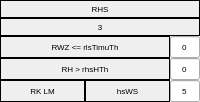
              <widget class="QFrame" name="frame_6">
               <property name="frameShape">
                <enum>QFrame::Shape::Box</enum>
               </property>
               <property name="frameShadow">
                <enum>QFrame::Shadow::Plain</enum>
               </property>
               <property name="lineWidth">
                <number>0</number>
               </property>
               <layout class="QVBoxLayout" name="verticalLayout_10">
                <property name="spacing">
                 <number>0</number>
                </property>
                <property name="leftMargin">
                 <number>0</number>
                </property>
                <property name="topMargin">
                 <number>0</number>
                </property>
                <property name="rightMargin">
                 <number>0</number>
                </property>
                <property name="bottomMargin">
                 <number>0</number>
                </property>
                <item>
                 <widget class="QLabel" name="flag132_label">
                  <property name="enabled">
                   <bool>true</bool>
                  </property>
                  <property name="minimumSize">
                   <size>
                    <width>120</width>
                    <height>18</height>
                   </size>
                  </property>
                  <property name="maximumSize">
                   <size>
                    <width>1550</width>
                    <height>18</height>
                   </size>
                  </property>
                  <property name="font">
                   <font>
                    <pointsize>6</pointsize>
                   </font>
                  </property>
                  <property name="frameShape">
                   <enum>QFrame::Shape::Box</enum>
                  </property>
                  <property name="text">
                   <string>RHS</string>
                  </property>
                  <property name="alignment">
                   <set>Qt::AlignmentFlag::AlignCenter</set>
                  </property>
                 </widget>
                </item>
                <item>
                 <widget class="QLabel" name="stateNumber3_label">
                  <property name="minimumSize">
                   <size>
                    <width>120</width>
                    <height>18</height>
                   </size>
                  </property>
                  <property name="maximumSize">
                   <size>
                    <width>1550</width>
                    <height>18</height>
                   </size>
                  </property>
                  <property name="font">
                   <font>
                    <pointsize>6</pointsize>
                   </font>
                  </property>
                  <property name="frameShape">
                   <enum>QFrame::Shape::Box</enum>
                  </property>
                  <property name="text">
                   <string>3</string>
                  </property>
                  <property name="alignment">
                   <set>Qt::AlignmentFlag::AlignCenter</set>
                  </property>
                 </widget>
                </item>
                <item>
                 <layout class="QVBoxLayout" name="verticalLayout_9">
                  <property name="spacing">
                   <number>0</number>
                  </property>
                  <item>
                   <layout class="QHBoxLayout" name="RHS_Flag1_horizontalLayout">
                    <property name="spacing">
                     <number>0</number>
                    </property>
                    <item>
                     <widget class="QLabel" name="flag45_label">
                      <property name="font">
                       <font>
                        <pointsize>6</pointsize>
                       </font>
                      </property>
                      <property name="frameShape">
                       <enum>QFrame::Shape::Box</enum>
                      </property>
                      <property name="text">
                       <string>RWZ &lt;= rlsTimuTh</string>
                      </property>
                      <property name="alignment">
                       <set>Qt::AlignmentFlag::AlignCenter</set>
                      </property>
                      <property name="wordWrap">
                       <bool>true</bool>
                      </property>
                     </widget>
                    </item>
                    <item>
                     <widget class="QLineEdit" name="flag45_lineEdit">
                      <property name="minimumSize">
                       <size>
                        <width>30</width>
                        <height>0</height>
                       </size>
                      </property>
                      <property name="maximumSize">
                       <size>
                        <width>30</width>
                        <height>500</height>
                       </size>
                      </property>
                      <property name="font">
                       <font>
                        <pointsize>6</pointsize>
                       </font>
                      </property>
                      <property name="text">
                       <string>0</string>
                      </property>
                      <property name="alignment">
                       <set>Qt::AlignmentFlag::AlignCenter</set>
                      </property>
                      <property name="placeholderText">
                       <string>0</string>
                      </property>
                     </widget>
                    </item>
                   </layout>
                  </item>
                  <item>
                   <layout class="QHBoxLayout" name="RHS_Flag2_horizontalLayout">
                    <property name="spacing">
                     <number>0</number>
                    </property>
                    <item>
                     <widget class="QLabel" name="flag46_label">
                      <property name="font">
                       <font>
                        <pointsize>6</pointsize>
                       </font>
                      </property>
                      <property name="frameShape">
                       <enum>QFrame::Shape::Box</enum>
                      </property>
                      <property name="text">
                       <string>RH &gt; rhsHTh</string>
                      </property>
                      <property name="alignment">
                       <set>Qt::AlignmentFlag::AlignCenter</set>
                      </property>
                      <property name="wordWrap">
                       <bool>true</bool>
                      </property>
                     </widget>
                    </item>
                    <item>
                     <widget class="QLineEdit" name="flag46_lineEdit">
                      <property name="minimumSize">
                       <size>
                        <width>30</width>
                        <height>0</height>
                       </size>
                      </property>
                      <property name="maximumSize">
                       <size>
                        <width>30</width>
                        <height>500</height>
                       </size>
                      </property>
                      <property name="font">
                       <font>
                        <pointsize>6</pointsize>
                       </font>
                      </property>
                      <property name="text">
                       <string>0</string>
                      </property>
                      <property name="alignment">
                       <set>Qt::AlignmentFlag::AlignCenter</set>
                      </property>
                      <property name="placeholderText">
                       <string>0</string>
                      </property>
                     </widget>
                    </item>
                   </layout>
                  </item>
                  <item>
                   <layout class="QHBoxLayout" name="RHS_Flag3_horizontalLayout">
                    <property name="spacing">
                     <number>0</number>
                    </property>
                    <item>
                     <widget class="QLabel" name="flag47_label">
                      <property name="font">
                       <font>
                        <pointsize>6</pointsize>
                       </font>
                      </property>
                      <property name="frameShape">
                       <enum>QFrame::Shape::Box</enum>
                      </property>
                      <property name="text">
                       <string>RK LM</string>
                      </property>
                      <property name="alignment">
                       <set>Qt::AlignmentFlag::AlignCenter</set>
                      </property>
                      <property name="wordWrap">
                       <bool>true</bool>
                      </property>
                     </widget>
                    </item>
                    <item>
                     <widget class="QLabel" name="flag48_label">
                      <property name="font">
                       <font>
                        <pointsize>6</pointsize>
                       </font>
                      </property>
                      <property name="frameShape">
                       <enum>QFrame::Shape::Box</enum>
                      </property>
                      <property name="text">
                       <string>hsWS</string>
                      </property>
                      <property name="alignment">
                       <set>Qt::AlignmentFlag::AlignCenter</set>
                      </property>
                      <property name="wordWrap">
                       <bool>true</bool>
                      </property>
                     </widget>
                    </item>
                    <item>
                     <widget class="QLineEdit" name="flag47_and_flag48_lineEdit">
                      <property name="minimumSize">
                       <size>
                        <width>30</width>
                        <height>0</height>
                       </size>
                      </property>
                      <property name="maximumSize">
                       <size>
                        <width>30</width>
                        <height>500</height>
                       </size>
                      </property>
                      <property name="font">
                       <font>
                        <pointsize>6</pointsize>
                       </font>
                      </property>
                      <property name="text">
                       <string>5</string>
                      </property>
                      <property name="alignment">
                       <set>Qt::AlignmentFlag::AlignCenter</set>
                      </property>
                      <property name="placeholderText">
                       <string>5</string>
                      </property>
                     </widget>
                    </item>
                   </layout>
                  </item>
                 </layout>
                </item>
               </layout>
              </widget>
